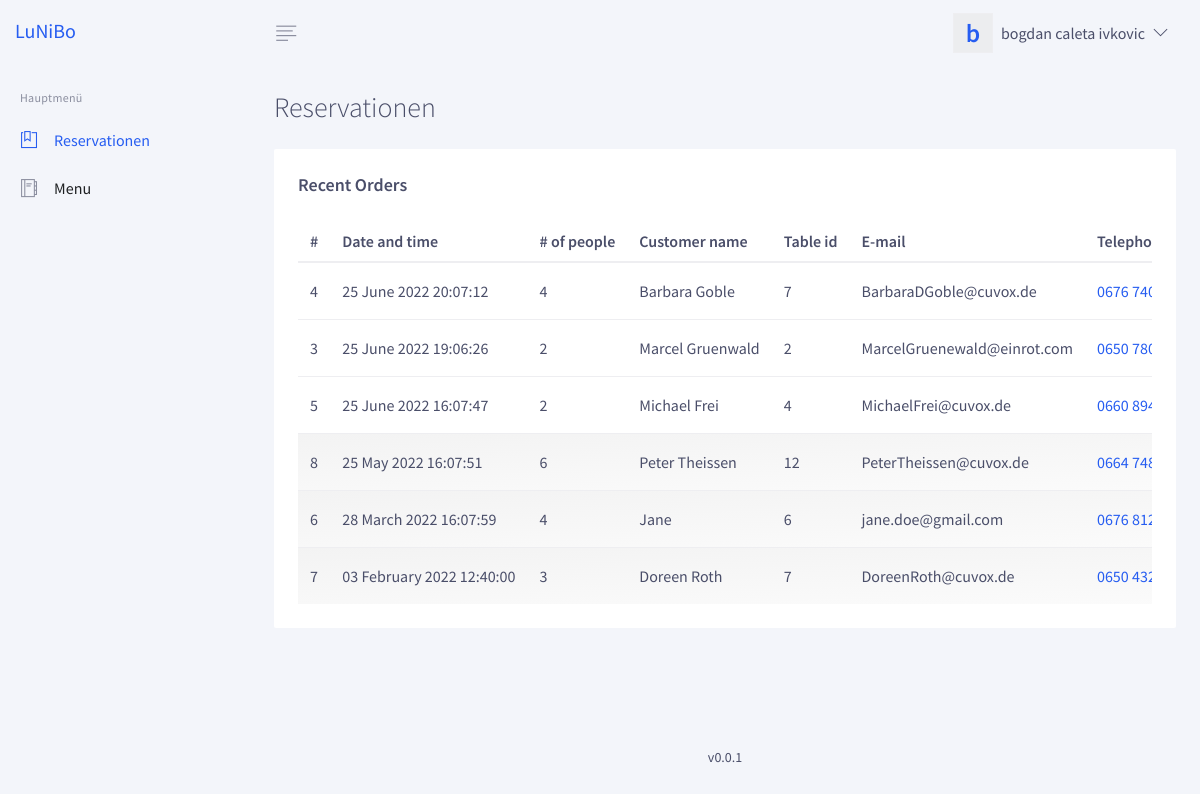
Page /admin.php?page=reservationen (signed in) on the committed database.
### tables this page shows
CREATE TABLE `reservations` (
  `resID` int(11) NOT NULL AUTO_INCREMENT,
  `reservationDatetime` datetime NOT NULL,
  `numOfPeople` int(11) NOT NULL,
  `tableID` int(11) DEFAULT NULL,
  `customerID` int(11) NOT NULL,
  `deleted` tinyint(1) NOT NULL DEFAULT 0,
  PRIMARY KEY (`resID`),
  UNIQUE KEY `reservations_resID_uindex` (`resID`),
  KEY `reservations_tables_tableID_fk` (`tableID`),
  KEY `reservations_customers_customerID_fk` (`customerID`),
  CONSTRAINT `reservations_customers_customerID_fk` FOREIGN KEY (`customerID`) REFERENCES `customers` (`customerID`) ON DELETE CASCADE ON UPDATE CASCADE,
  CONSTRAINT `reservations_tables_tableID_fk` FOREIGN KEY (`tableID`) REFERENCES `tables` (`tableID`) ON DELETE CASCADE ON UPDATE CASCADE
);

CREATE TABLE `customers` (
  `customerID` int(11) NOT NULL AUTO_INCREMENT,
  `fullname` varchar(50) NOT NULL,
  `email` varchar(50) NOT NULL,
  `phone` varchar(20) DEFAULT NULL,
  PRIMARY KEY (`customerID`),
  UNIQUE KEY `customers_customerID_uindex` (`customerID`)
);

### database/db_functions.php (called while the page is built, shortened)
<?php
$debug = 0;
function free_sql($conn, $sql){
    $stmt = $conn->query($sql);
    $start = strtolower(explode(" ", $sql)[0]);
    return $stmt->fetchAll();
}
?>

### templates/reservations.php (the view, shortened to what this page needs)
<div class="content">
        <div class="py-4 px-3 px-md-4">
            <div class="mb-3 mb-md-4 d-flex justify-content-between">
                <div class="h3 mb-0">Reservationen</div>
            </div>
            <div class="row">
                <div class="col-12">
                    <div class="card mb-3 mb-md-4">
                        <div class="card-header">
                            <h5 class="font-weight-semi-bold mb-0">Recent Orders</h5>
                        </div>
                        <div class="card-body pt-0">
                            <div class="table-responsive">
                                <table class="table text-nowrap mb-0">
                                    <thead>
                                    <tr>
                                        <th class="font-weight-semi-bold border-top-0 py-2">#</th>
                                        <th class="font-weight-semi-bold border-top-0 py-2">Date and time</th>
                                        <th class="font-weight-semi-bold border-top-0 py-2"># of people</th>
                                        <th class="font-weight-semi-bold border-top-0 py-2">Customer name</th>
                                        <th class="font-weight-semi-bold border-top-0 py-2">Table id</th>
                                        <th class="font-weight-semi-bold border-top-0 py-2">E-mail</th>
                                        <th class="font-weight-semi-bold border-top-0 py-2">Telephone</th>
                                    </tr>
                                    </thead>
                                    <tbody>
                                    <?php
require_once("./database/db_functions.php");
$conn = create_conn();
$rows = free_sql($conn, "SELECT r.resID, r.reservationDatetime, r.numOfPeople, c.fullname, r.tableID, c.email, c.phone FROM reservations r INNER JOIN customers c ON r.customerID = c.customerID WHERE r.deleted=0 order by r.reservationDatetime desc");
foreach ($rows as $row)
{
    $start_datetime = date_format(date_create($row['reservationDatetime']),"d F Y H:i:s");
    $past_date_classname = "";
    $ride_date = date_format(date_create($row['reservationDatetime']),"Y-m-d H:i:s");
    $today = date("Y-m-d H:i:s");
    if($ride_date<$today){
        $past_date_classname = "disabled";
    }
    $name = $row['fullname'];
    $tel = $row['phone'];
?>
            <tr class="<?php echo $past_date_classname ?>" onclick="location.href='admin.php?page=view-more&id=<?php echo $row['id']?>'" style="cursor: pointer">
                <td class="py-3"><?php echo $row['resID']; ?></td>
                <td class="py-3"><?php echo $start_datetime; ?></td>
                <td class="py-3"><?php echo $row['numOfPeople']; ?></td>
                <td class="py-3"><?php echo $name; ?></td>
                <td class="py-3"><?php echo $row['tableID']; ?></td>
                <td class="py-3"><?php echo $row['email']; ?></td>
                <td class="py-3"><?php echo "<a href='tel:".$tel."'>".$tel."</a>" ?></td>
            </tr>
<?php } ?>
</tbody>
</table>
</div>
</div>
</div>
</div>
</div>
</div>

### graindashboard/css/custom.css (style rules this page uses)
.disabled { background: linear-gradient(178deg, #f3f3f3, #fbfbfb); }

### rows in the picture
reservations: resID "4", reservationDatetime "25 June 2022 20:07:12", numOfPeople "4", customerID.fullname "Barbara Goble", tableID "7", customerID.email "BarbaraDGoble@cuvox.de", customerID.phone "0676…"
reservations: resID "3", reservationDatetime "25 June 2022 19:06:26", numOfPeople "2", customerID.fullname "Marcel Gruenwald", tableID "2", customerID.email "MarcelGruenewald@einrot.com", customerID.phone "0650…"
reservations: resID "5", reservationDatetime "25 June 2022 16:07:47", numOfPeople "2", customerID.fullname "Michael Frei", tableID "4", customerID.email "MichaelFrei@cuvox.de", customerID.phone "0660…"
reservations: resID "8", reservationDatetime "25 May 2022 16:07:51", numOfPeople "6", customerID.fullname "Peter Theissen", tableID "12", customerID.email "PeterTheissen@cuvox.de", customerID.phone "0664…"
reservations: resID "6", reservationDatetime "28 March 2022 16:07:59", numOfPeople "4", customerID.fullname "Jane", tableID "6", customerID.email "jane.doe@gmail.com", customerID.phone "0676…"
reservations: resID "7", reservationDatetime "03 February 2022 12:40:00", numOfPeople "3", customerID.fullname "Doreen Roth", tableID "7", customerID.email "DoreenRoth@cuvox.de", customerID.phone "0650…"

### other values in the picture
substr($user['name'], 0, 1) "b"
$user['name'] "bogdan"
$user['lastname'] "caleta ivkovic"
VERSION "v0.0.1"
